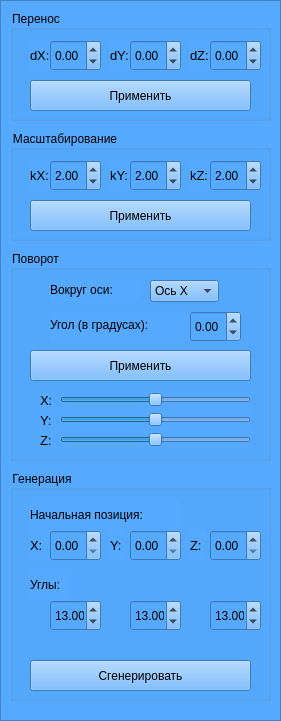
  <widget class="QFrame" name="frame">
   <property name="geometry">
    <rect>
     <x>0</x>
     <y>0</y>
     <width>281</width>
     <height>721</height>
    </rect>
   </property>
   <property name="styleSheet">
    <string notr="true">background-color: rgb(85, 170, 255);</string>
   </property>
   <property name="frameShape">
    <enum>QFrame::StyledPanel</enum>
   </property>
   <property name="frameShadow">
    <enum>QFrame::Raised</enum>
   </property>
   <widget class="QGroupBox" name="turnBox">
    <property name="geometry">
     <rect>
      <x>10</x>
      <y>250</y>
      <width>261</width>
      <height>211</height>
     </rect>
    </property>
    <property name="styleSheet">
     <string notr="true">font: 75 11pt &quot;MS Shell Dlg 2&quot;;</string>
    </property>
    <property name="title">
     <string>Поворот</string>
    </property>
    <widget class="QPushButton" name="Rotate_btn">
     <property name="geometry">
      <rect>
       <x>20</x>
       <y>100</y>
       <width>221</width>
       <height>31</height>
      </rect>
     </property>
     <property name="styleSheet">
      <string notr="true">font: 11pt &quot;MS Shell Dlg 2&quot;;</string>
     </property>
     <property name="text">
      <string>Применить</string>
     </property>
    </widget>
    <widget class="QLabel" name="label_11">
     <property name="geometry">
      <rect>
       <x>40</x>
       <y>60</y>
       <width>141</width>
       <height>31</height>
      </rect>
     </property>
     <property name="styleSheet">
      <string notr="true">font: 11pt &quot;MS Shell Dlg 2&quot;;</string>
     </property>
     <property name="text">
      <string>&lt;html&gt;&lt;head/&gt;&lt;body&gt;&lt;p&gt;Угол (в градусах):&lt;/p&gt;&lt;/body&gt;&lt;/html&gt;</string>
     </property>
    </widget>
    <widget class="QLabel" name="label_1">
     <property name="geometry">
      <rect>
       <x>40</x>
       <y>30</y>
       <width>91</width>
       <height>21</height>
      </rect>
     </property>
     <property name="styleSheet">
      <string notr="true">font: 11pt &quot;MS Shell Dlg 2&quot;;</string>
     </property>
     <property name="text">
      <string>&lt;html&gt;&lt;head/&gt;&lt;body&gt;&lt;p&gt;Вокруг оси:&lt;/p&gt;&lt;/body&gt;&lt;/html&gt;</string>
     </property>
    </widget>
    <widget class="QComboBox" name="comboBox">
     <property name="geometry">
      <rect>
       <x>140</x>
       <y>30</y>
       <width>69</width>
       <height>22</height>
      </rect>
     </property>
     <item>
      <property name="text">
       <string>Ось X</string>
      </property>
     </item>
     <item>
      <property name="text">
       <string>Ось Y</string>
      </property>
     </item>
     <item>
      <property name="text">
       <string>Ось Z</string>
      </property>
     </item>
    </widget>
    <widget class="QDoubleSpinBox" name="doubleSpinBox_7">
     <property name="geometry">
      <rect>
       <x>180</x>
       <y>61</y>
       <width>51</width>
       <height>31</height>
      </rect>
     </property>
     <property name="minimum">
      <double>-1000.000000000000000</double>
     </property>
     <property name="maximum">
      <double>1000.000000000000000</double>
     </property>
    </widget>
    <widget class="QSlider" name="horizontalSlider">
     <property name="geometry">
      <rect>
       <x>50</x>
       <y>140</y>
       <width>191</width>
       <height>20</height>
      </rect>
     </property>
     <property name="minimum">
      <number>-180</number>
     </property>
     <property name="maximum">
      <number>180</number>
     </property>
     <property name="orientation">
      <enum>Qt::Horizontal</enum>
     </property>
    </widget>
    <widget class="QSlider" name="horizontalSlider_2">
     <property name="geometry">
      <rect>
       <x>50</x>
       <y>160</y>
       <width>191</width>
       <height>20</height>
      </rect>
     </property>
     <property name="minimum">
      <number>-180</number>
     </property>
     <property name="maximum">
      <number>180</number>
     </property>
     <property name="orientation">
      <enum>Qt::Horizontal</enum>
     </property>
    </widget>
    <widget class="QSlider" name="horizontalSlider_3">
     <property name="geometry">
      <rect>
       <x>50</x>
       <y>180</y>
       <width>191</width>
       <height>20</height>
      </rect>
     </property>
     <property name="minimum">
      <number>-180</number>
     </property>
     <property name="maximum">
      <number>180</number>
     </property>
     <property name="orientation">
      <enum>Qt::Horizontal</enum>
     </property>
    </widget>
    <widget class="QLabel" name="label_16">
     <property name="geometry">
      <rect>
       <x>30</x>
       <y>140</y>
       <width>16</width>
       <height>21</height>
      </rect>
     </property>
     <property name="text">
      <string>&lt;html&gt;&lt;head/&gt;&lt;body&gt;&lt;p&gt;&lt;span style=&quot; font-size:10pt;&quot;&gt;X:&lt;/span&gt;&lt;/p&gt;&lt;/body&gt;&lt;/html&gt;</string>
     </property>
    </widget>
    <widget class="QLabel" name="label_17">
     <property name="geometry">
      <rect>
       <x>30</x>
       <y>160</y>
       <width>16</width>
       <height>21</height>
      </rect>
     </property>
     <property name="text">
      <string>&lt;html&gt;&lt;head/&gt;&lt;body&gt;&lt;p&gt;&lt;span style=&quot; font-size:10pt;&quot;&gt;Y:&lt;/span&gt;&lt;/p&gt;&lt;/body&gt;&lt;/html&gt;</string>
     </property>
    </widget>
    <widget class="QLabel" name="label_18">
     <property name="geometry">
      <rect>
       <x>30</x>
       <y>180</y>
       <width>16</width>
       <height>21</height>
      </rect>
     </property>
     <property name="text">
      <string>&lt;html&gt;&lt;head/&gt;&lt;body&gt;&lt;p&gt;&lt;span style=&quot; font-size:10pt;&quot;&gt;Z:&lt;/span&gt;&lt;/p&gt;&lt;/body&gt;&lt;/html&gt;</string>
     </property>
    </widget>
   </widget>
   <widget class="QGroupBox" name="loadBox">
    <property name="geometry">
     <rect>
      <x>10</x>
      <y>470</y>
      <width>261</width>
      <height>231</height>
     </rect>
    </property>
    <property name="styleSheet">
     <string notr="true">font: 11pt &quot;MS Shell Dlg 2&quot;;</string>
    </property>
    <property name="title">
     <string>Генерация</string>
    </property>
    <widget class="QDoubleSpinBox" name="doubleSpinBox_8">
     <property name="geometry">
      <rect>
       <x>40</x>
       <y>60</y>
       <width>51</width>
       <height>31</height>
      </rect>
     </property>
    </widget>
    <widget class="QDoubleSpinBox" name="doubleSpinBox_9">
     <property name="geometry">
      <rect>
       <x>120</x>
       <y>60</y>
       <width>51</width>
       <height>31</height>
      </rect>
     </property>
    </widget>
    <widget class="QDoubleSpinBox" name="doubleSpinBox_10">
     <property name="geometry">
      <rect>
       <x>200</x>
       <y>60</y>
       <width>51</width>
       <height>31</height>
      </rect>
     </property>
    </widget>
    <widget class="QLabel" name="label_9">
     <property name="geometry">
      <rect>
       <x>20</x>
       <y>60</y>
       <width>20</width>
       <height>31</height>
      </rect>
     </property>
     <property name="text">
      <string>&lt;html&gt;&lt;head/&gt;&lt;body&gt;&lt;p&gt;&lt;span style=&quot; font-size:10pt;&quot;&gt;X:&lt;/span&gt;&lt;/p&gt;&lt;/body&gt;&lt;/html&gt;</string>
     </property>
    </widget>
    <widget class="QLabel" name="label_10">
     <property name="geometry">
      <rect>
       <x>100</x>
       <y>60</y>
       <width>16</width>
       <height>31</height>
      </rect>
     </property>
     <property name="text">
      <string>&lt;html&gt;&lt;head/&gt;&lt;body&gt;&lt;p&gt;&lt;span style=&quot; font-size:10pt;&quot;&gt;Y:&lt;/span&gt;&lt;/p&gt;&lt;/body&gt;&lt;/html&gt;</string>
     </property>
    </widget>
    <widget class="QLabel" name="label_12">
     <property name="geometry">
      <rect>
       <x>180</x>
       <y>60</y>
       <width>16</width>
       <height>31</height>
      </rect>
     </property>
     <property name="text">
      <string>&lt;html&gt;&lt;head/&gt;&lt;body&gt;&lt;p&gt;&lt;span style=&quot; font-size:10pt;&quot;&gt;Z:&lt;/span&gt;&lt;/p&gt;&lt;/body&gt;&lt;/html&gt;</string>
     </property>
    </widget>
    <widget class="QLabel" name="label_13">
     <property name="geometry">
      <rect>
       <x>20</x>
       <y>30</y>
       <width>151</width>
       <height>31</height>
      </rect>
     </property>
     <property name="text">
      <string>&lt;html&gt;&lt;head/&gt;&lt;body&gt;&lt;p&gt;Начальная позиция:&lt;/p&gt;&lt;/body&gt;&lt;/html&gt;</string>
     </property>
    </widget>
    <widget class="QLabel" name="label_14">
     <property name="geometry">
      <rect>
       <x>20</x>
       <y>100</y>
       <width>41</width>
       <height>31</height>
      </rect>
     </property>
     <property name="text">
      <string>&lt;html&gt;&lt;head/&gt;&lt;body&gt;&lt;p&gt;Углы:&lt;/p&gt;&lt;/body&gt;&lt;/html&gt;</string>
     </property>
    </widget>
    <widget class="QDoubleSpinBox" name="doubleSpinBox_11">
     <property name="geometry">
      <rect>
       <x>40</x>
       <y>130</y>
       <width>51</width>
       <height>31</height>
      </rect>
     </property>
     <property name="value">
      <double>13.000000000000000</double>
     </property>
    </widget>
    <widget class="QDoubleSpinBox" name="doubleSpinBox_12">
     <property name="geometry">
      <rect>
       <x>120</x>
       <y>130</y>
       <width>51</width>
       <height>31</height>
      </rect>
     </property>
     <property name="value">
      <double>13.000000000000000</double>
     </property>
    </widget>
    <widget class="QDoubleSpinBox" name="doubleSpinBox_13">
     <property name="geometry">
      <rect>
       <x>200</x>
       <y>130</y>
       <width>51</width>
       <height>31</height>
      </rect>
     </property>
     <property name="value">
      <double>13.000000000000000</double>
     </property>
    </widget>
    <widget class="QPushButton" name="Generate_btn">
     <property name="geometry">
      <rect>
       <x>20</x>
       <y>190</y>
       <width>221</width>
       <height>31</height>
      </rect>
     </property>
     <property name="styleSheet">
      <string notr="true">font: 11pt &quot;MS Shell Dlg 2&quot;;</string>
     </property>
     <property name="text">
      <string>Сгенерировать</string>
     </property>
    </widget>
   </widget>
   <widget class="QGroupBox" name="scaleBox">
    <property name="geometry">
     <rect>
      <x>10</x>
      <y>130</y>
      <width>261</width>
      <height>111</height>
     </rect>
    </property>
    <property name="styleSheet">
     <string notr="true">font: 11pt &quot;MS Shell Dlg 2&quot;;</string>
    </property>
    <property name="title">
     <string>Масштабирование</string>
    </property>
    <widget class="QPushButton" name="Scale_btn">
     <property name="geometry">
      <rect>
       <x>20</x>
       <y>70</y>
       <width>221</width>
       <height>31</height>
      </rect>
     </property>
     <property name="styleSheet">
      <string notr="true">font: 12pt &quot;MS Shell Dlg 2&quot;;</string>
     </property>
     <property name="text">
      <string>Применить</string>
     </property>
    </widget>
    <widget class="QLabel" name="label_8">
     <property name="geometry">
      <rect>
       <x>180</x>
       <y>30</y>
       <width>21</width>
       <height>31</height>
      </rect>
     </property>
     <property name="text">
      <string>&lt;html&gt;&lt;head/&gt;&lt;body&gt;&lt;p&gt;&lt;span style=&quot; font-size:10pt;&quot;&gt;kZ:&lt;/span&gt;&lt;/p&gt;&lt;/body&gt;&lt;/html&gt;</string>
     </property>
    </widget>
    <widget class="QLabel" name="label_7">
     <property name="geometry">
      <rect>
       <x>100</x>
       <y>30</y>
       <width>21</width>
       <height>31</height>
      </rect>
     </property>
     <property name="text">
      <string>&lt;html&gt;&lt;head/&gt;&lt;body&gt;&lt;p&gt;&lt;span style=&quot; font-size:10pt;&quot;&gt;kY:&lt;/span&gt;&lt;/p&gt;&lt;/body&gt;&lt;/html&gt;</string>
     </property>
    </widget>
    <widget class="QLabel" name="label_6">
     <property name="geometry">
      <rect>
       <x>20</x>
       <y>30</y>
       <width>21</width>
       <height>31</height>
      </rect>
     </property>
     <property name="text">
      <string>&lt;html&gt;&lt;head/&gt;&lt;body&gt;&lt;p&gt;&lt;span style=&quot; font-size:10pt;&quot;&gt;kX:&lt;/span&gt;&lt;/p&gt;&lt;/body&gt;&lt;/html&gt;</string>
     </property>
    </widget>
    <widget class="QDoubleSpinBox" name="doubleSpinBox_4">
     <property name="geometry">
      <rect>
       <x>40</x>
       <y>30</y>
       <width>51</width>
       <height>31</height>
      </rect>
     </property>
     <property name="value">
      <double>2.000000000000000</double>
     </property>
    </widget>
    <widget class="QDoubleSpinBox" name="doubleSpinBox_5">
     <property name="geometry">
      <rect>
       <x>120</x>
       <y>30</y>
       <width>51</width>
       <height>31</height>
      </rect>
     </property>
     <property name="value">
      <double>2.000000000000000</double>
     </property>
    </widget>
    <widget class="QDoubleSpinBox" name="doubleSpinBox_6">
     <property name="geometry">
      <rect>
       <x>200</x>
       <y>30</y>
       <width>51</width>
       <height>31</height>
      </rect>
     </property>
     <property name="value">
      <double>2.000000000000000</double>
     </property>
    </widget>
   </widget>
   <widget class="QGroupBox" name="moveBox">
    <property name="geometry">
     <rect>
      <x>10</x>
      <y>10</y>
      <width>261</width>
      <height>111</height>
     </rect>
    </property>
    <property name="styleSheet">
     <string notr="true">font: 11pt &quot;MS Shell Dlg 2&quot;;
border-color: rgb(0, 85, 255);</string>
    </property>
    <property name="title">
     <string>Перенос</string>
    </property>
    <widget class="QPushButton" name="Translate_btn">
     <property name="geometry">
      <rect>
       <x>20</x>
       <y>70</y>
       <width>221</width>
       <height>31</height>
      </rect>
     </property>
     <property name="styleSheet">
      <string notr="true">font: 12pt &quot;MS Shell Dlg 2&quot;;</string>
     </property>
     <property name="text">
      <string>Применить</string>
     </property>
    </widget>
    <widget class="QLabel" name="label_4">
     <property name="geometry">
      <rect>
       <x>180</x>
       <y>30</y>
       <width>21</width>
       <height>31</height>
      </rect>
     </property>
     <property name="text">
      <string>&lt;html&gt;&lt;head/&gt;&lt;body&gt;&lt;p&gt;&lt;span style=&quot; font-size:10pt;&quot;&gt;dZ:&lt;/span&gt;&lt;/p&gt;&lt;/body&gt;&lt;/html&gt;</string>
     </property>
    </widget>
    <widget class="QLabel" name="label_3">
     <property name="geometry">
      <rect>
       <x>100</x>
       <y>30</y>
       <width>21</width>
       <height>31</height>
      </rect>
     </property>
     <property name="text">
      <string>&lt;html&gt;&lt;head/&gt;&lt;body&gt;&lt;p&gt;&lt;span style=&quot; font-size:10pt;&quot;&gt;dY:&lt;/span&gt;&lt;/p&gt;&lt;/body&gt;&lt;/html&gt;</string>
     </property>
    </widget>
    <widget class="QLabel" name="label_2">
     <property name="geometry">
      <rect>
       <x>20</x>
       <y>30</y>
       <width>21</width>
       <height>31</height>
      </rect>
     </property>
     <property name="text">
      <string>&lt;html&gt;&lt;head/&gt;&lt;body&gt;&lt;p&gt;&lt;span style=&quot; font-size:10pt;&quot;&gt;dX:&lt;/span&gt;&lt;/p&gt;&lt;/body&gt;&lt;/html&gt;</string>
     </property>
    </widget>
    <widget class="QDoubleSpinBox" name="doubleSpinBox">
     <property name="geometry">
      <rect>
       <x>40</x>
       <y>30</y>
       <width>51</width>
       <height>31</height>
      </rect>
     </property>
     <property name="styleSheet">
      <string notr="true">background-color: rgb(85, 170, 255);</string>
     </property>
     <property name="minimum">
      <double>-10000.000000000000000</double>
     </property>
     <property name="maximum">
      <double>10000.000000000000000</double>
     </property>
    </widget>
    <widget class="QDoubleSpinBox" name="doubleSpinBox_2">
     <property name="geometry">
      <rect>
       <x>120</x>
       <y>30</y>
       <width>51</width>
       <height>31</height>
      </rect>
     </property>
     <property name="minimum">
      <double>-10000.000000000000000</double>
     </property>
     <property name="maximum">
      <double>10000.000000000000000</double>
     </property>
    </widget>
    <widget class="QDoubleSpinBox" name="doubleSpinBox_3">
     <property name="geometry">
      <rect>
       <x>200</x>
       <y>30</y>
       <width>51</width>
       <height>31</height>
      </rect>
     </property>
     <property name="minimum">
      <double>-10000.000000000000000</double>
     </property>
     <property name="maximum">
      <double>10000.000000000000000</double>
     </property>
    </widget>
   </widget>
  </widget>
